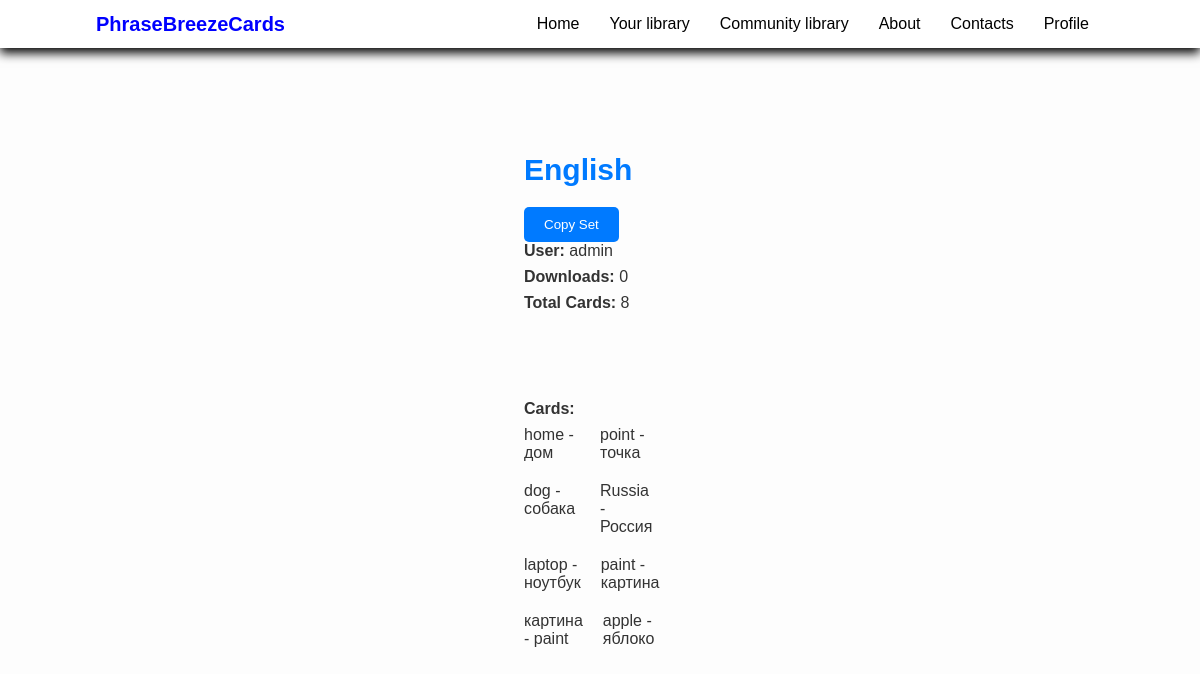
Before: /community-library/user=admin&set=english/ with the older database file.
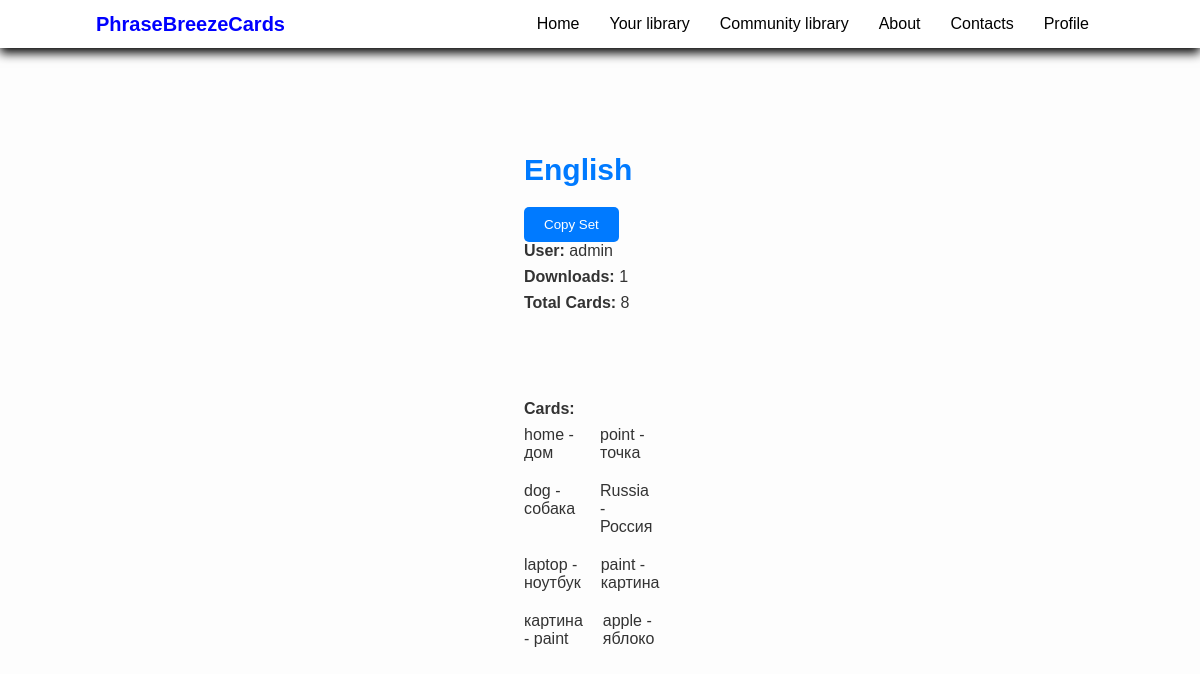
After: the same page with the newer database file.
### community_library/models.py (models this page shows, shortened)
class Set(models.Model):
    name = models.CharField(max_length=100)
    description = models.TextField(max_length=100, blank=True)
    slug = models.TextField()
    user = models.ForeignKey(User, on_delete=models.CASCADE, related_name='library_sets')
    is_published = models.BooleanField(default=False, blank=True)
    cards_count = models.PositiveIntegerField()
    downloads = models.PositiveIntegerField(default=0)
    category = models.ForeignKey(SetCategory, related_name='library_category', on_delete=models.CASCADE,
                                 default=1)

### community_library/views.py (the view)
# urls.py: path('user=<slug:username>&set=<slug:set_slug>/', views.set_view, name='library_set'),
def set_view(request, username, set_slug):
    if request.method == 'GET':
        user = get_object_or_404(User, username=username)
        set = get_object_or_404(models.Set, slug=set_slug, user=user)
        cards = set.library_cards.all()
        cards_count = set.library_cards.count()
        template_name = 'community_library/set.html'
        context = {
            'set': set,
            'cards': cards,
            'username': username,
            'cards_count': cards_count
        }
        return render(request, template_name, context)

### templates/community_library/set.html (shortened to what this page needs)
{% extends 'base_generic.html' %}
{% block header %}
    {% include 'header.html' %}
{% endblock %}
{% block content %}
    <div class="main-container">
        <div class="info-container">
            <h2>{{ set.name }}</h2>
            <button><a href="{% url 'copy_set' username set.slug %}">Copy Set</a></button>
            <p><strong>User:</strong> {{ username }}</p>
            <p><strong>Downloads:</strong> {{ set.downloads }}</p>
            <p><strong>Total Cards:</strong> {{ cards_count }}</p>
        </div>
        <div class="cards-container">
            <p class="cards"><strong>Cards:</strong></p>
            <div class="cards-list">
                {% for card in cards %}
                    <p>{{ card.front_side }} - {{ card.back_side }}</p>
                {% endfor %}
            </div>
        </div>
    </div>
{% endblock %}

Changed rows visible on the page:
changed Set "English": downloads "0" → "1"
